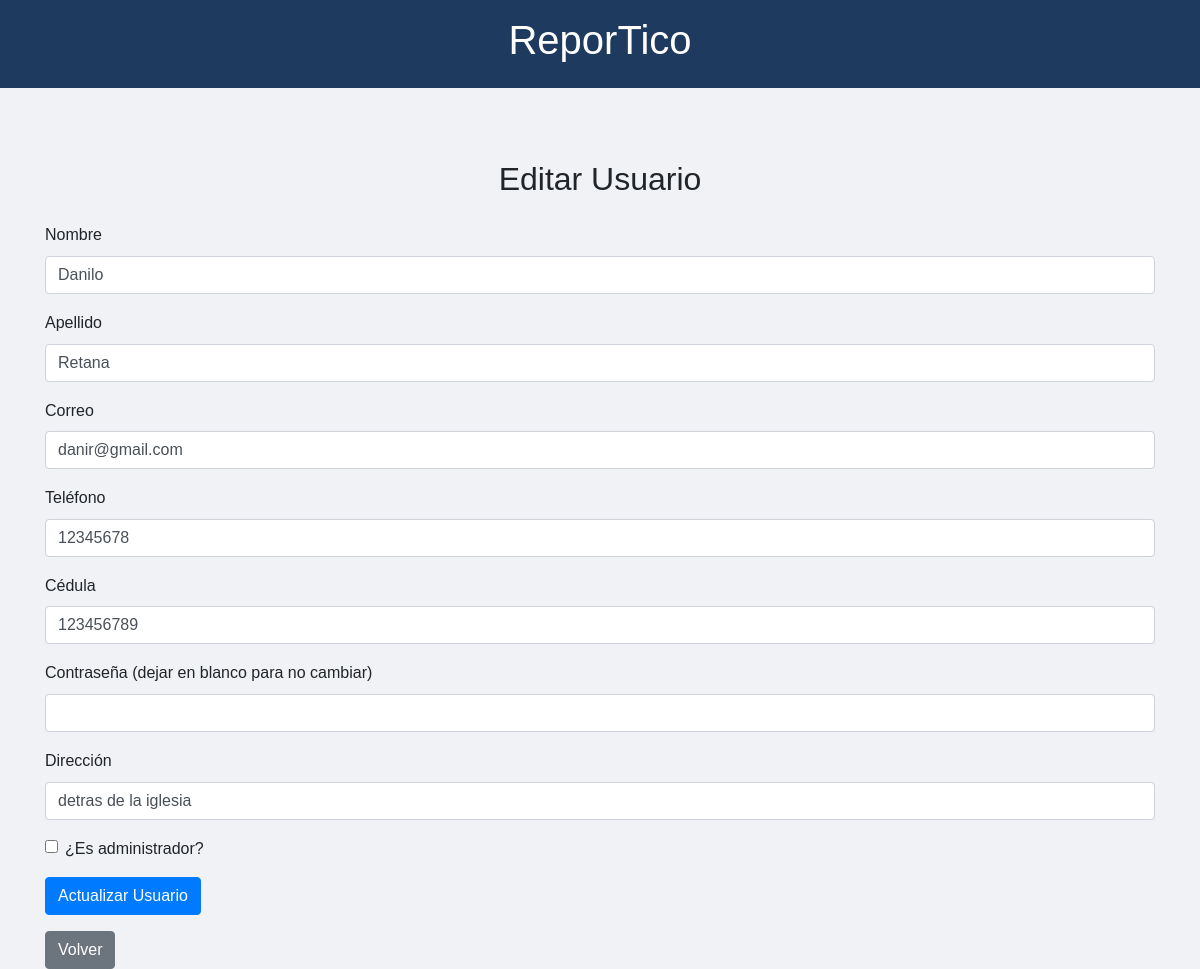
The app's page /app/views/editarUsuario.php?id=1 (signed in) with its own data.
### tables this page shows
CREATE TABLE `usuarios` (
  `idUsuario` int(11) NOT NULL,
  `idProvincia` int(11) NOT NULL,
  `idCanton` int(11) NOT NULL,
  `Nombre` varchar(255) NOT NULL,
  `Apellido` varchar(255) NOT NULL,
  `Correo` varchar(255) NOT NULL,
  `Telefono` varchar(25) DEFAULT NULL,
  `Cedula` varchar(50) DEFAULT NULL,
  `Password` varchar(255) NOT NULL,
  `isAdmin` binary(1) NOT NULL DEFAULT '0',
  `DetalleDireccion` varchar(500) DEFAULT NULL
);

### app/models/User.php (called while the page is built, shortened)
<?php
class User
{
    private $pdo;
    public function __construct($pdo)
    {
        $this->pdo = $pdo;
    }
    public function getUserById($id)
    {
        $stmt = $this->pdo->prepare("SELECT * FROM Usuarios WHERE idUsuario = :id");
        $stmt->execute([':id' => $id]);
        return $stmt->fetch(PDO::FETCH_ASSOC);
    }
}

### app/views/editarUsuario.php (the view, shortened to what this page needs)
<?php
require_once __DIR__ . '/../models/User.php';
$database = new Database();
$pdo = $database->getConnection();
$userModel = new User($pdo);
$userId = $_GET['id'] ?? null;
$user = $userModel->getUserById($userId);
?>
<!DOCTYPE html>
<html lang="es">
<head>
    <link rel="stylesheet" href="https://stackpath.bootstrapcdn.com/bootstrap/4.5.2/css/bootstrap.min.css">
    <link rel="stylesheet" href="assets/css/style.css">
</head>
<body>
    <header class="py-3 mb-4">
        <div class="container text-center">
            <h1 class="text-center">ReporTico</h1>
        </div>
    </header>
    <div class="container mt-5">
        <h2 class="text-center mb-4">Editar Usuario</h2>
        <form action="editarUsuario.php?id=<?php echo $userId; ?>" method="POST">
            <div class="form-group">
                <label for="nombre">Nombre</label>
                <input type="text" class="form-control" id="nombre" name="nombre" value="<?php echo htmlspecialchars($user['Nombre']); ?>" required>
            </div>
            <div class="form-group">
                <label for="apellido">Apellido</label>
                <input type="text" class="form-control" id="apellido" name="apellido" value="<?php echo htmlspecialchars($user['Apellido']); ?>" required>
            </div>
            <div class="form-group">
                <label for="correo">Correo</label>
                <input type="email" class="form-control" id="correo" name="correo" value="<?php echo htmlspecialchars($user['Correo']); ?>" required>
            </div>
            <div class="form-group">
                <label for="telefono">Teléfono</label>
                <input type="text" class="form-control" id="telefono" name="telefono" value="<?php echo htmlspecialchars($user['Telefono']); ?>">
            </div>
            <div class="form-group">
                <label for="cedula">Cédula</label>
                <input type="text" class="form-control" id="cedula" name="cedula" value="<?php echo htmlspecialchars($user['Cedula']); ?>">
            </div>
            <div class="form-group">
                <label for="password">Contraseña (dejar en blanco para no cambiar)</label>
                <input type="password" class="form-control" id="password" name="password">
            </div>
            <div class="form-group">
                <label for="detalleDireccion">Dirección</label>
                <input type="text" class="form-control" id="detalleDireccion" name="detalleDireccion" value="<?php echo htmlspecialchars($user['DetalleDireccion']); ?>">
            </div>
            <div class="form-check mb-3">
                <input type="checkbox" class="form-check-input" id="isAdmin" name="isAdmin" <?php echo $user['isAdmin'] ? 'checked' : ''; ?>>
                <label class="form-check-label" for="isAdmin">¿Es administrador?</label>
            </div>
            <button type="submit" class="btn btn-primary">Actualizar Usuario</button>
        </form>
        <a href="gestionarUsuarios.php" class="btn btn-secondary mt-3">Volver</a>
    </div>
</body>
</html>

### app/views/assets/css/style.css (style rules this page uses)
body { font-family: Arial; background-color: #F0F2F5; transition: background-color 0.5s ease, color 0.5 ease; line-height: 1.6; display: flex; flex-direction: column; min-height: 100vh; margin: 0; }
header { font-family: Arial; background-color: #1E3A5F; color: #FFFFFF; }

### records on screen
usuarios: nombre "Danilo", apellido "Retana", correo "danir@gmail.com", telefono "12345678", cedula "123456789", detalleDireccion "detras de la iglesia"
